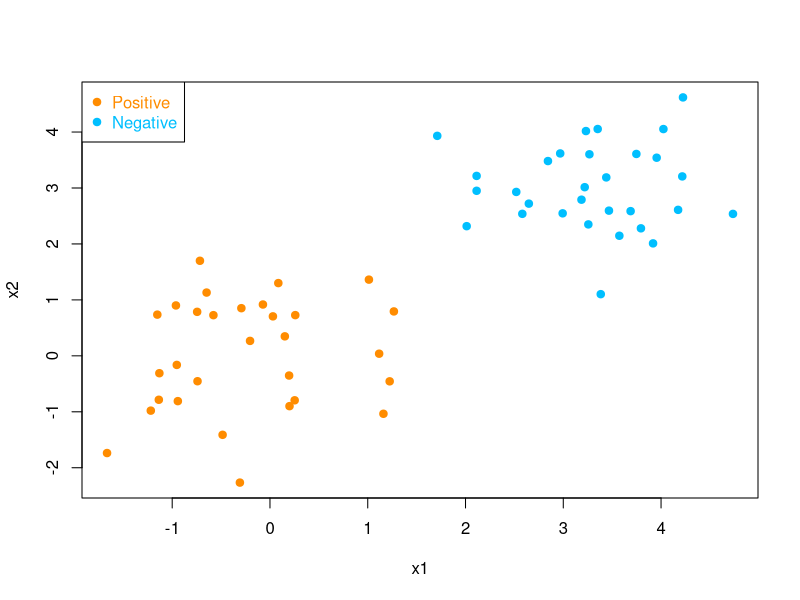
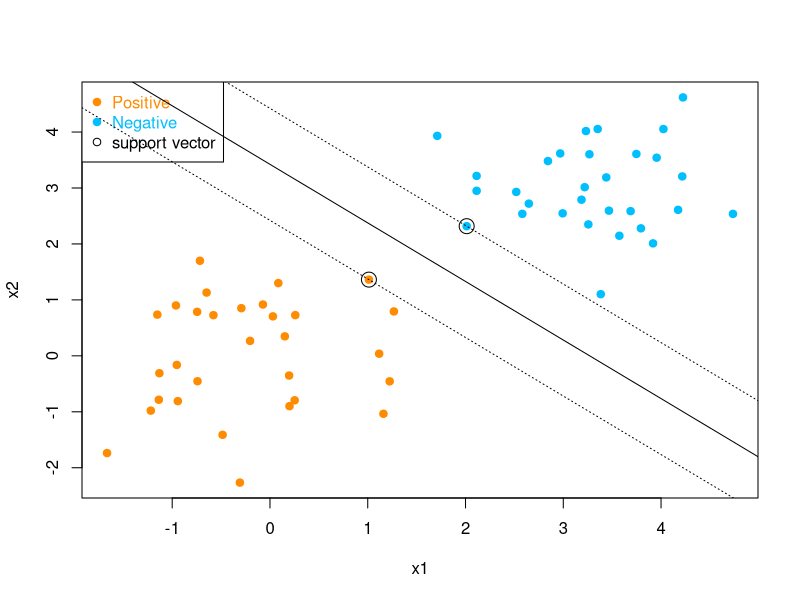
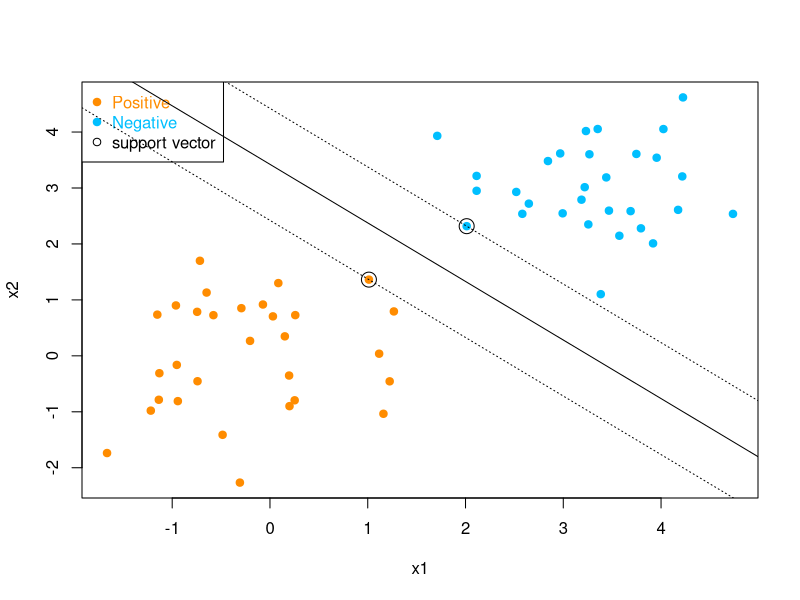
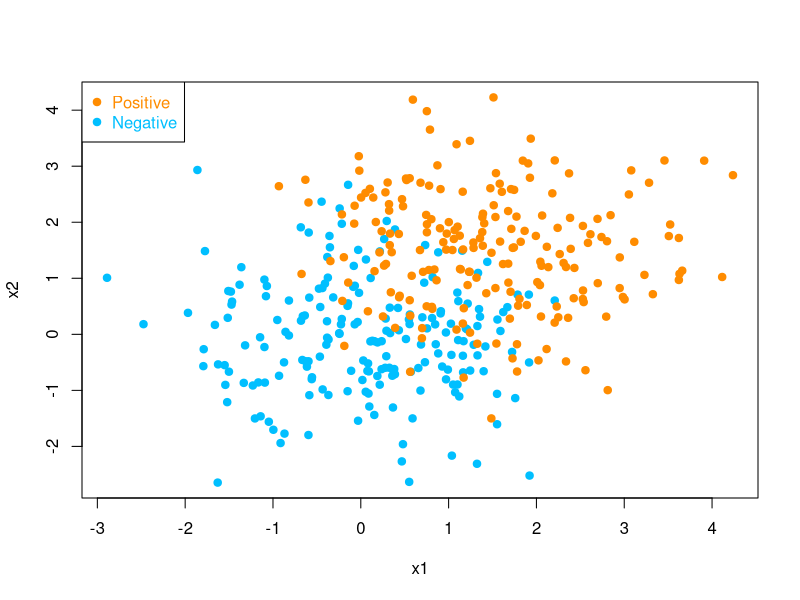
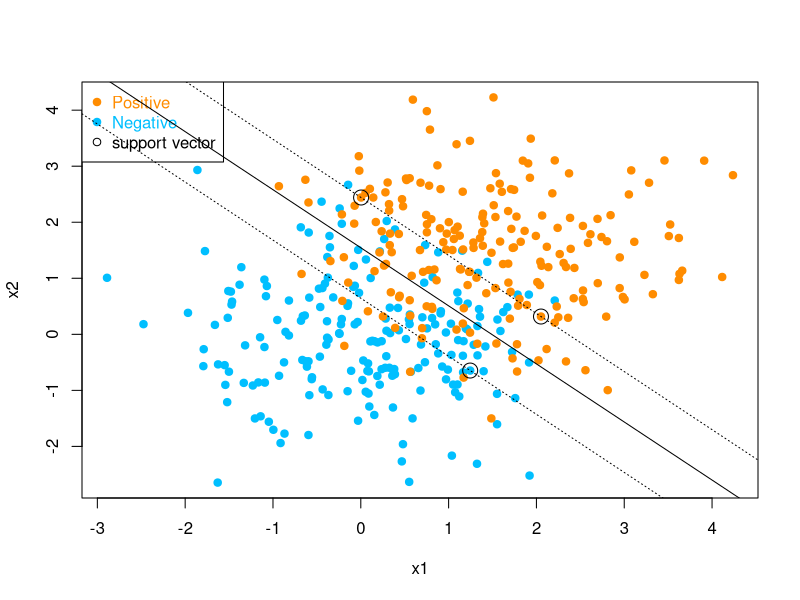
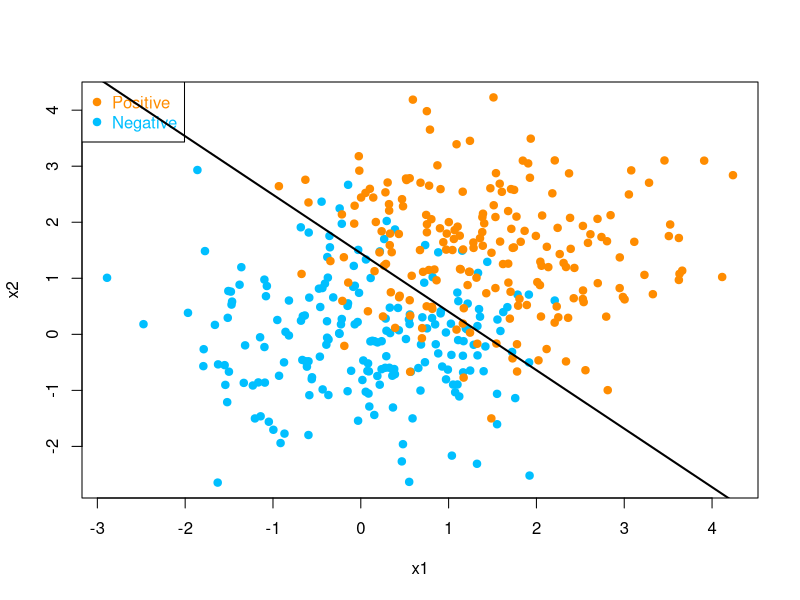

Reproduce these figures in R, in order.
## ---- chunk 1
  knitr::opts_chunk$set(include = TRUE)  # TRUE for solution; FALSE for questions set
  knitr::opts_chunk$set(echo = TRUE)
  knitr::opts_chunk$set(message = FALSE)
  knitr::opts_chunk$set(warning = FALSE)
  knitr::opts_chunk$set(fig.height = 6, fig.width = 8, out.width = '70%', fig.align = "center")
  options(width = 90)
## ---- chunk 2
train = read.csv("SVM-Q1.csv")
x = as.matrix(train[, 1:2])
y = train[, 3]

plot(x, col=ifelse(y>0,"darkorange", "deepskyblue"), pch = 19, xlab = "x1", ylab = "x2")
legend("topleft", c("Positive","Negative"), col=c("darkorange", "deepskyblue"), 
       pch=c(19, 19), text.col=c("darkorange", "deepskyblue"))
## ---- chunk 3
library(quadprog)
n = length(y)
# calculate D, d, A, b0
D = diag(3)
D[1,1] = 1e-10
d = rep(0, 3)
A = t(sweep(cbind(1, x), 1, y, FUN = "*"))
b0 = rep(1, n)

# solve the quadratic program problem
result = solve.QP(Dmat = D, dvec = d, Amat = A, bvec = b0)$solution

beta = result[2:3]
beta0 = result[1]

print(paste0("The beta0 coefficient is: ", beta0))
print(paste0("The beta coefficient is: ", beta))
## ---- chunk 4
# plot the decision line and the support vectors
plot(x,col=ifelse(y>0,"darkorange", "deepskyblue"), pch = 19, xlab = "x1", ylab = "x2")
points(x[sweep(x %*% beta + beta0, 1, y, FUN = "*") <= 1+1e-5, ], pch = 1, cex = 2)
legend("topleft", c("Positive","Negative", "support vector"),
       col=c("darkorange", "deepskyblue", "black"), pch=c(19, 19, 1), 
       text.col=c("darkorange", "deepskyblue", "black"))
abline(-beta0/beta[2], -beta[1]/beta[2])
abline(-(beta0 - 1)/beta[2], -beta[1]/beta[2], lty=3)
abline(-(beta0 + 1)/beta[2], -beta[1]/beta[2], lty=3)
## ---- chunk 5
# calculate D,  d, A, b0
D = x %*% t(x) * y %*% t(y)
D = D + diag(1e-10, n) # add ridge
d = rep(1, n)  
A = t(rbind(t(y), diag(1, n)))
b0 = rep(0, n+1)

# solve the quadratic program
alpha = solve.QP(D, d, A, b0, meq = 1)$solution

# beta in Q1a
beta_1a = c(beta0, beta)  

# get beta for 1b
beta = t(x) %*% (alpha * y)
beta0 = -(max((x %*% beta)[y == -1])+ min((x %*% beta)[y == 1]))/2
beta_1b = c(beta0, beta)

beta_tab = rbind(beta_1a, beta_1b)
rownames(beta_tab) = c("Q1a", "Q1b")
colnames(beta_tab) = paste0("beta", 0:2)
knitr::kable(beta_tab, digits = 3, 
             caption = "beta obtained from Q1a and Q1b")
## ---- chunk 6
# plot the decision line and the support vectors
plot(x,col=ifelse(y>0,"darkorange", "deepskyblue"), pch = 19, 
     xlab = "x1", ylab = "x2")

# find the points with large enough (significantly non-zero) alpha
points(x[alpha > 0.1,], pch = 1, cex = 2)
legend("topleft", c("Positive","Negative", "support vector"),
       col=c("darkorange", "deepskyblue", "black"), pch=c(19, 19, 1), 
       text.col=c("darkorange", "deepskyblue", "black"))

abline(-beta0/beta[2], -beta[1]/beta[2])
abline(-(beta0 - 1)/beta[2], -beta[1]/beta[2], lty=3)
abline(-(beta0 + 1)/beta[2], -beta[1]/beta[2], lty=3)
## ---- chunk 7
# L1 norm of beta in a and b
print(paste0("L1 norm of beta in a and b: ",sum(abs(beta_tab[1, ] - beta_tab[2, ]))))
## ---- chunk 8
train = read.csv("SVM-Q2.csv")
x = as.matrix(train[, 1:2])
y = train[, 3]

set.seed(20)
n = 200 # number of data points for each class
p = 2 # dimension

# Generate the positive and negative examples
xpos <- matrix(rnorm(n*p,mean=0,sd=1),n,p)
xneg <- matrix(rnorm(n*p,mean=1.5,sd=1),n,p)
x <- rbind(xpos,xneg)
y <- c(rep(-1, n), rep(1, n))


plot(x, col=ifelse(y>0,"darkorange", "deepskyblue"), pch = 19, xlab = "x1", ylab = "x2")
legend("topleft", c("Positive","Negative"), col=c("darkorange", "deepskyblue"), 
       pch=c(19, 19), text.col=c("darkorange", "deepskyblue"))
## ---- chunk 9
# calculate D,  d, A, b0
n = length(y)
D = x %*% t(x) * y %*% t(y) + diag(1e-10, n)
d = rep(1, n)
A = t(rbind(t(y), diag(1, n), diag(-1, n)))
C = 1
b0 = c(rep(0, n+1), rep(-C, n))

# solve the quadratic program
alpha = solve.QP(D, d, A, b0, meq = 1)$solution

# thresholding alpha for numerical errors 
alpha[alpha < 1e-5] = 0
alpha[alpha > 1 - 1e-5] = 1

# get index for support vectors
support_vec = which(alpha > 1e-2 & alpha < C - 1e-2)

# plot the data
plot(x,col=ifelse(y>0,"darkorange", "deepskyblue"), pch = 19, 
     xlab = "x1", ylab = "x2")

# plot support vectors
points(x[support_vec, ], pch = 1, cex = 2)
legend("topleft", c("Positive","Negative", "support vector"),
       col=c("darkorange", "deepskyblue", "black"), pch=c(19, 19, 1), 
       text.col=c("darkorange", "deepskyblue", "black"))

beta = t(x) %*% (alpha * y)
beta0 = -(mean((x[support_vec, ] %*% beta)[y[support_vec] == -1]) + mean((x[support_vec, ] %*% beta)[y[support_vec] == 1]))/2

abline(-beta0/beta[2], -beta[1]/beta[2])
abline(-(beta0 - 1)/beta[2], -beta[1]/beta[2], lty=3)
abline(-(beta0 + 1)/beta[2], -beta[1]/beta[2], lty=3)
## ---- chunk 10
# coefficients
print("The coefficients are: ")
print(c(beta0, beta))
## ---- chunk 11
# training error
train_err = mean((beta0 + x %*% beta) * y < 0)
print(paste0("The traininig error ",train_err))
## ---- chunk 12
# loss function 
svmfn <- function(b, x, y, lambda){
  sum(log(1 + exp(- (x %*% b) * y))) + lambda * sum(b[-1]^2)
}

# gradient of loss function
svmgn <- function(b, x, y, lambda){
  e1 = exp(-y*(x %*% b))
  e2 = y*e1 / (1+e1)
  return( - t(x) %*% e2 + c(0, 2*lambda*b[-1]) )
}

## ---- chunk 13
mysvmfit <- optim(par = rep(0, 3), fn = svmfn, gr = svmgn,
            x = cbind(1, x), y = y,
            lambda = 1, method = "BFGS")
## ---- chunk 14
beta0 = mysvmfit$par[1]
beta = mysvmfit$par[2:3]

print("The coefficients are: ")
print(c(beta0, beta))
## ---- chunk 15
# training err and loss
train_err = 1 - mean( y * (x %*% beta + beta0) > 0)
train_loss = mysvmfit$value

print("The training error and mis-classification rate are: ")
print(c(train_err, train_loss))
## ---- chunk 16
plot(x, pch = 19, xlab = "x1", ylab = "x2",
     col = ifelse(y>0,"darkorange", "deepskyblue"))
legend("topleft", c("Positive","Negative"), 
       col=c("darkorange", "deepskyblue"), 
       pch=c(19, 19), text.col=c("darkorange", "deepskyblue"))
  
abline(a= -beta0/beta[1], b=-beta[1]/beta[2], col="black", lty=1, lwd = 2)
